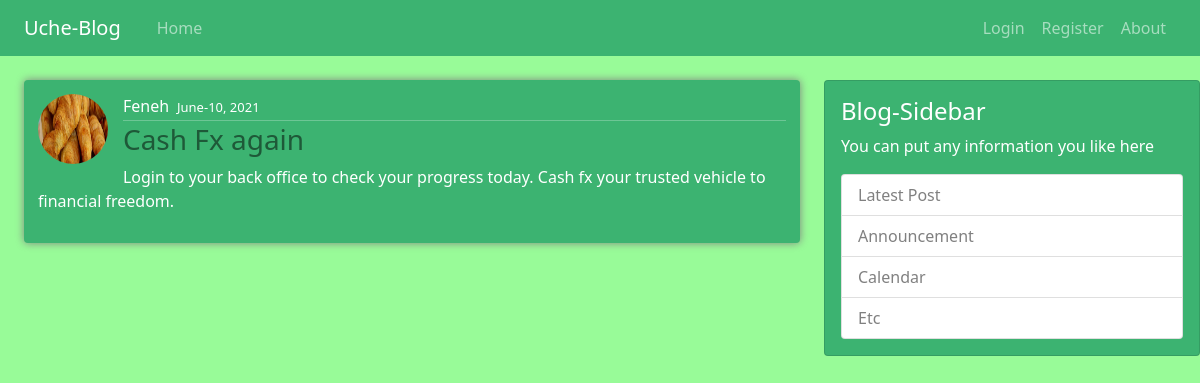
Screenshot of /post/68/ with the database file from the repository.
### blog/models.py (models this page shows, shortened)
class Post(models.Model):
    title = models.CharField(max_length=120)
    content = models.TextField()
    date_posted = models.DateTimeField(default=timezone.now)
    author = models.ForeignKey(User, on_delete=models.CASCADE)

### users/models.py (models this page shows, shortened)
class UserProfile(models.Model):
	user = models.OneToOneField(User, on_delete=models.CASCADE)
	image = models.ImageField(default='default.jpg', upload_to='profile_images')

### blog/views.py (the view)
# urls.py: path('post/<int:pk>/', views.PostDetailView.as_view(), name='post-detail'),
class PostDetailView(generic.DetailView):
	model = Post

### blog/templates/blog/post_detail.html (shortened to what this page needs)
{% extends 'blog/base.html' %}
{% block content %}
    <div class="row">
        <div class="col-md-8">
			<article>
			        <div class="box-element" class="profile-container">
			            <img src="{{object.author.userprofile.image.url}}" id="profile-pic" class="rounded-circle small">
			            <a style="color:white;" href="#">{{object.author}}</a>
			            <small style="color:white;">{{object.date_posted|date:"F-d, Y"}}</small>
			            <hr style="margin: 0.3% 0;">
			            <h3 style="color:rgba(0, 0, 0, 0.5);">{{object.title}}</h3>
			            <p id="unique2">{{object.content}}</p>
			        </div>
			</article>
		</div>
		<div class="col-md-4">
			                  <div class="card" id="hide">
			                    <div class="card-body">
			                      <h4 class="card-title">Blog-Sidebar</h4>
			                      <p class="card-text">You can put any information you like here</p>
			                      <ul class="list-group ">
			                        <li class="list-group-item list-group-item-flush">Latest Post</li>
			                        <li class="list-group-item">Announcement</li>
			                        <li class="list-group-item">Calendar</li>
			                        <li class="list-group-item">Etc</li>
			                      </ul>
			                    </div>
			                  </div>
		</div>
	</div>
</div>
{% endblock content %}.

### static/css/main.css (style rules this page uses)
a { text-decoration: none; margin-right:0.5%; }
small { font-size: small; color: rgba(105, 105, 105, 0.849) ; }
.box-element { border-radius:4px; padding:14px; box-shadow: 0 0 8px gray; margin-bottom: 3%; background-color: mediumseagreen; color:white; }
.card { background-color: mediumseagreen; color:white; }
.list-group { color: rgba(105, 105, 105, 0.849) ; }
#profile-pic { float:left; height:5em; width: 5em; border-radius: 50%; margin-right:2%; margin-bottom:2%; }

### rows the page displays
Post: author.userprofile.image (placeholder picture), author "Feneh", date_posted "June-10, 2021", title "Cash Fx again", content "Login to your back office to check your progress today. Cash fx your trusted vehicle to financial freedom."
